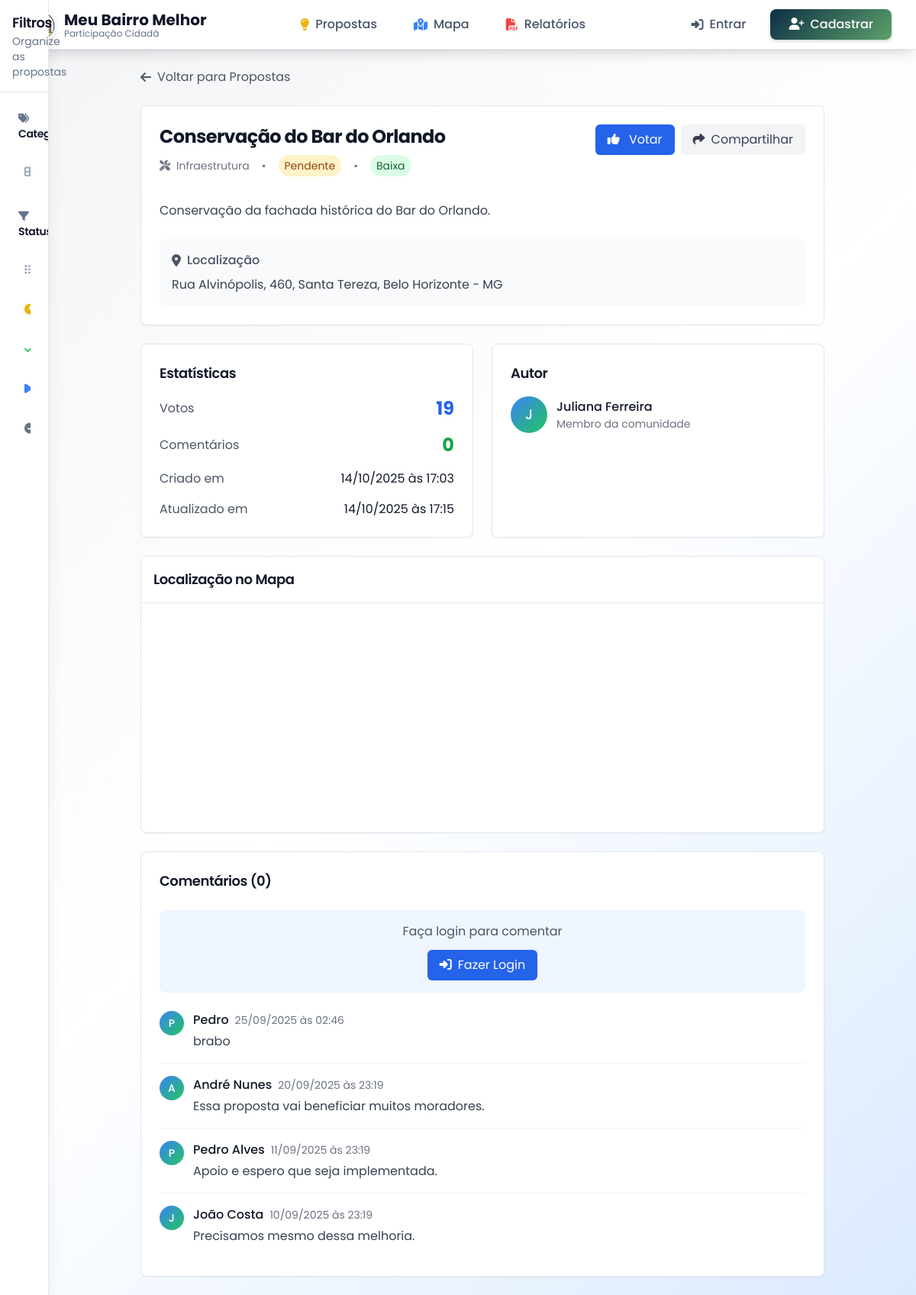
/proposta/34, run on the app's committed database.
### app.py (models this page shows, shortened)
class Proposal(db.Model):
    id = db.Column(db.Integer, primary_key=True)
    title = db.Column(db.String(200), nullable=False)
    description = db.Column(db.Text, nullable=False)
    category = db.Column(db.String(50), db.ForeignKey('category.id'), nullable=False)
    latitude = db.Column(db.Float, nullable=False)
    longitude = db.Column(db.Float, nullable=False)
    address = db.Column(db.String(300), nullable=False)
    status = db.Column(db.String(20), default='pending')
    priority = db.Column(db.String(10), default='medium')
    votes_count = db.Column(db.Integer, default=0)
    comments_count = db.Column(db.Integer, default=0)
    author_id = db.Column(db.Integer, db.ForeignKey('user.id'), nullable=False)
    created_at = db.Column(db.DateTime, default=datetime.utcnow)
    updated_at = db.Column(db.DateTime, default=datetime.utcnow, onupdate=datetime.utcnow)
    author = db.relationship('User', backref='proposals')
    category_obj = db.relationship('Category', backref='proposals')

class Category(db.Model):
    id = db.Column(db.String(50), primary_key=True)
    name = db.Column(db.String(100), nullable=False)
    icon = db.Column(db.String(50))
    color = db.Column(db.String(7))

class User(UserMixin, db.Model):
    id = db.Column(db.Integer, primary_key=True)
    email = db.Column(db.String(120), unique=True, nullable=False)
    name = db.Column(db.String(100), nullable=False)
    password_hash = db.Column(db.String(128))
    created_at = db.Column(db.DateTime, default=datetime.utcnow)
    nome_completo = db.Column(db.String(200))
    cpf = db.Column(db.String(14))
    telefone = db.Column(db.String(20))
    endereco = db.Column(db.Text)
    cep = db.Column(db.String(10))
    data_nascimento = db.Column(db.Date)

class Comment(db.Model):
    id = db.Column(db.Integer, primary_key=True)
    proposal_id = db.Column(db.Integer, db.ForeignKey('proposal.id'), nullable=False)
    user_id = db.Column(db.Integer, db.ForeignKey('user.id'), nullable=False)
    content = db.Column(db.Text, nullable=False)
    created_at = db.Column(db.DateTime, default=datetime.utcnow)
    updated_at = db.Column(db.DateTime, default=datetime.utcnow, onupdate=datetime.utcnow)
    user = db.relationship('User', backref='comments')
    proposal = db.relationship('Proposal', backref='comments')
    @property
    def author_name(self):
        return self.user.name if self.user else 'Usuário Anônimo'

### app.py (the view)
@app.route('/proposta/<int:id>')
def proposta_detalhes(id):
    proposal = Proposal.query.get_or_404(id)
    comments = Comment.query.filter_by(proposal_id=id).order_by(Comment.created_at.desc()).all()
    user_voted = False
    if current_user.is_authenticated:
        vote = Vote.query.filter_by(
            proposal_id=id,
            user_id=current_user.id
        ).first()
        user_voted = vote is not None
    return render_template('proposta_detalhes.html',
                         proposal=proposal,
                         comments=comments,
                         user_voted=user_voted)

### templates/proposta_detalhes.html (shortened to what this page needs)
{% extends "base.html" %}
{% block content %}
<div class="max-w-4xl mx-auto space-y-6">
    <div>
        <a href="{{ url_for('index') }}" class="inline-flex items-center text-gray-600 hover:text-gray-900">
            <i class="fas fa-arrow-left mr-2"></i>Voltar para Propostas
        </a>
    </div>
    <div class="bg-white rounded-lg shadow-sm border border-gray-200 p-6">
        <div class="flex items-start justify-between mb-4">
            <div class="flex-1">
                <h1 class="text-2xl font-bold text-gray-900 mb-2">{{ proposal.title }}</h1>
                <div class="flex items-center space-x-4 text-sm text-gray-500 mb-4">
                    <div class="flex items-center space-x-2">
                        <i class="fas fa-{{ proposal.category_obj.icon }}" style="color: {{ proposal.category_obj.color }}"></i>
                        <span>{{ proposal.category_obj.name }}</span>
                    </div>
                    <span>•</span>
                    <span class="status-{{ proposal.status }} px-2 py-1 rounded-full">
                        {% if proposal.status == 'pending' %}Pendente
                        {% elif proposal.status == 'approved' %}Aprovado
                        {% elif proposal.status == 'in_progress' %}Em Andamento
                        {% elif proposal.status == 'completed' %}Concluído
                        {% elif proposal.status == 'rejected' %}Rejeitado
                        {% endif %}
                    </span>
                    <span>•</span>
                    <span class="priority-{{ proposal.priority }} px-2 py-1 rounded-full">
                        {% if proposal.priority == 'low' %}Baixa
                        {% elif proposal.priority == 'medium' %}Média
                        {% elif proposal.priority == 'high' %}Alta
                        {% endif %}
                    </span>
                </div>
            </div>
            <div id="votes" class="flex items-center space-x-2">
                <button onclick="voteProposal({{ proposal.id }})"
                        id="voteButton"
                        class="px-4 py-2 rounded-md transition-colors {% if user_voted %}bg-green-600 hover:bg-green-700 text-white{% else %}bg-blue-600 hover:bg-blue-700 text-white{% endif %}">
                    <i class="fas fa-thumbs-up mr-2"></i>
                    <span id="voteText">{% if user_voted %}Desvotar{% else %}Votar{% endif %}</span>
                </button>
                <button onclick="shareProposal()" class="px-4 py-2 bg-gray-100 text-gray-700 rounded-md hover:bg-gray-200 transition-colors">
                    <i class="fas fa-share mr-2"></i>Compartilhar
                </button>
            </div>
        </div>
        <div class="prose max-w-none">
            <p class="text-gray-700 leading-relaxed">{{ proposal.description }}</p>
        </div>
        <div class="mt-6 p-4 bg-gray-50 rounded-lg">
            <div class="flex items-center text-gray-600 mb-2">
                <i class="fas fa-map-marker-alt mr-2"></i>
                <span class="font-medium">Localização</span>
            </div>
            <p class="text-gray-700">{{ proposal.address }}</p>
        </div>
    </div>
    <div class="grid grid-cols-1 md:grid-cols-2 gap-6">
        <div class="bg-white rounded-lg shadow-sm border border-gray-200 p-6">
            <h3 class="text-lg font-semibold text-gray-900 mb-4">Estatísticas</h3>
            <div class="space-y-4">
                <div class="flex items-center justify-between">
                    <span class="text-gray-600">Votos</span>
                    <span class="text-2xl font-bold text-blue-600" id="votesCount">{{ proposal.votes_count }}</span>
                </div>
                <div class="flex items-center justify-between">
                    <span class="text-gray-600">Comentários</span>
                    <span class="text-2xl font-bold text-green-600" id="commentsCount">{{ proposal.comments_count }}</span>
                </div>
                <div class="flex items-center justify-between">
                    <span class="text-gray-600">Criado em</span>
                    <span class="text-gray-900">{{ proposal.created_at.strftime('%d/%m/%Y às %H:%M') }}</span>
                </div>
                <div class="flex items-center justify-between">
                    <span class="text-gray-600">Atualizado em</span>
                    <span class="text-gray-900">{{ proposal.updated_at.strftime('%d/%m/%Y às %H:%M') }}</span>
                </div>
            </div>
        </div>
        <div class="bg-white rounded-lg shadow-sm border border-gray-200 p-6">
            <h3 class="text-lg font-semibold text-gray-900 mb-4">Autor</h3>
            <div class="flex items-center space-x-3">
                <div class="w-12 h-12 bg-gradient-to-br from-blue-500 to-green-500 rounded-full flex items-center justify-center">
                    <span class="text-white text-lg font-medium">{{ proposal.author.name[0].upper() }}</span>
                </div>
                <div>
                    <p class="font-medium text-gray-900">{{ proposal.author.name }}</p>
                    <p class="text-sm text-gray-500">Membro da comunidade</p>
                </div>
            </div>
        </div>
    </div>
    <div class="bg-white rounded-lg shadow-sm border border-gray-200 overflow-hidden">
        <div class="p-4 border-b border-gray-200">
            <h3 class="text-lg font-semibold text-gray-900">Localização no Mapa</h3>
        </div>
        <div id="proposalMap" style="height: 300px;"></div>
    </div>
    <div id="comments" class="bg-white rounded-lg shadow-sm border border-gray-200 p-6">
        <div class="flex items-center justify-between mb-6">
            <h3 class="text-lg font-semibold text-gray-900">
                Comentários (<span id="commentsCountHeader">{{ proposal.comments_count }}</span>)
            </h3>
        </div>
        {% if current_user.is_authenticated %}
        <div class="mb-6 p-4 bg-gray-50 rounded-lg">
            <form id="commentForm">
                <div class="mb-3">
                    <label class="block text-sm font-medium text-gray-700 mb-2">Adicionar Comentário</label>
                    <textarea id="commentContent" rows="3"
                              class="w-full px-3 py-2 border border-gray-300 rounded-md focus:outline-none focus:ring-2 focus:ring-blue-500"
                              placeholder="Escreva seu comentário..."></textarea>
                </div>
                <button type="submit" class="px-4 py-2 bg-blue-600 text-white rounded-md hover:bg-blue-700 transition-colors">
                    <i class="fas fa-comment mr-2"></i>Comentar
                </button>
            </form>
        </div>
        {% else %}
        <div class="mb-6 p-4 bg-blue-50 rounded-lg text-center">
            <p class="text-gray-600 mb-3">Faça login para comentar</p>
            <button onclick="openLoginModal()" class="px-4 py-2 bg-blue-600 text-white rounded-md hover:bg-blue-700 transition-colors">
                <i class="fas fa-sign-in-alt mr-2"></i>Fazer Login
            </button>
        </div>
        {% endif %}
        <div id="commentsList" class="space-y-4">
            {% for comment in comments %}
            <div class="border-b border-gray-100 pb-4 last:border-b-0">
                <div class="flex items-start space-x-3">
                    <div class="w-8 h-8 bg-gradient-to-br from-blue-500 to-green-500 rounded-full flex items-center justify-center flex-shrink-0">
                        <span class="text-white text-sm font-medium">{{ comment.author_name[0].upper() }}</span>
                    </div>
                    <div class="flex-1">
                        <div class="flex items-center space-x-2 mb-1">
                            <span class="font-medium text-gray-900">{{ comment.author_name }}</span>
                            <span class="text-sm text-gray-500">{{ comment.created_at.strftime('%d/%m/%Y às %H:%M') }}</span>
                        </div>
                        <p class="text-gray-700">{{ comment.content }}</p>
                    </div>
                </div>
            </div>
            {% endfor %}
        </div>
    </div>
</div>
{% endblock %}

### static/css/custom.css (style rules this page uses)
* { font-family: 'Poppins', sans-serif; }
h1, h2, h3, h4, h5, h6 { font-weight: 600; letter-spacing: -0.025em; line-height: 1.2; }
.gradient-bg { background: linear-gradient(135deg, #f8fafc 0%, #ffffff 50%, #f1f5f9 100%); }
.status-pending { @apply bg-yellow-100 text-yellow-800 border border-yellow-200; }
.priority-low { @apply bg-sustainability-100 text-sustainability-800 border border-sustainability-200; }

### templates/base.html (style rules this page uses)
.gradient-bg { background: linear-gradient(135deg, #f3f4f6 0%, #ffffff 50%, #dbeafe 100%); }
.status-pending { background-color: #fef3c7; color: #92400e; }
.priority-low { background-color: #dcfce7; color: #166534; }

### data on the page
Proposal: title "Conservação do Bar do Orlando", description "Conservação da fachada histórica do Bar do Orlando.", address "Rua Alvinópolis, 460, Santa Tereza, Belo Horizonte - MG", votes_count "19", comments_count "0", created_at "14/10/2025 às 17:03", updated_at "14/10/2025 às 17:15"
Category: category_obj.name "Infraestrutura"
User: author "J", author.name "Juliana Ferreira"
Comment: name "P", author_name "Pedro", created_at "25/09/2025 às 02:46", content "brabo"
Comment: name "A", author_name "André Nunes", created_at "20/09/2025 às 23:19", content "Essa proposta vai beneficiar muitos moradores."
Comment: name "P", author_name "Pedro Alves", created_at "11/09/2025 às 23:19", content "Apoio e espero que seja implementada."
Comment: name "J", author_name "João Costa", created_at "10/09/2025 às 23:19", content "Precisamos mesmo dessa melhoria."
